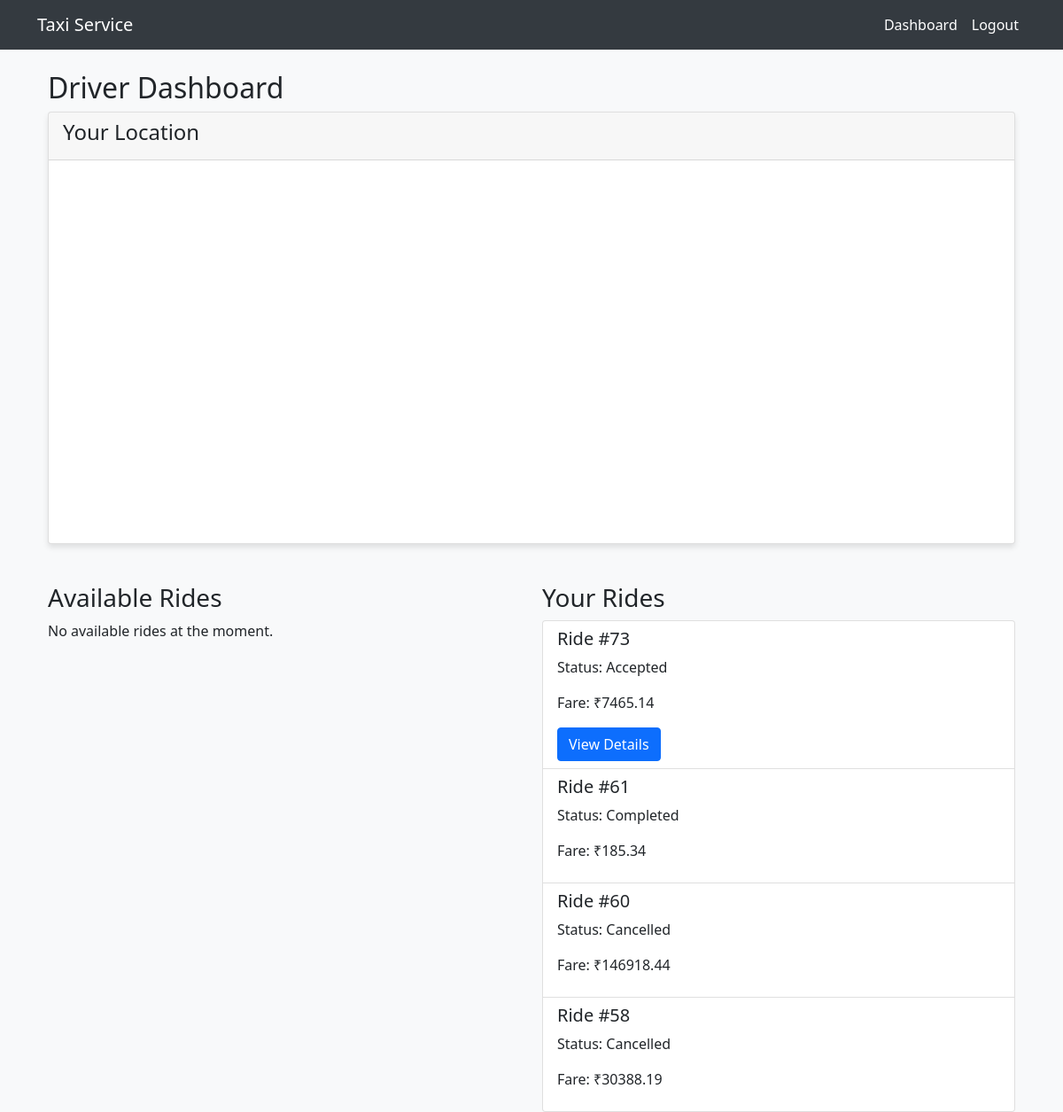
The page /driver/dashboard/ (signed in) on the database its author committed.
### rides/models.py (models this page shows, shortened)
class Ride(models.Model):
    customer = models.ForeignKey(User, on_delete=models.CASCADE)
    driver = models.ForeignKey(Driver, on_delete=models.SET_NULL, null=True, blank=True)
    pickup_latitude = models.FloatField()
    pickup_longitude = models.FloatField()
    drop_latitude = models.FloatField()
    drop_longitude = models.FloatField()
    car_type = models.CharField(max_length=50, default="Sedan")
    status = models.CharField(max_length=20, choices=[
        ('Pending', 'Pending'),
        ('Accepted', 'Accepted'),
        ('Completed', 'Completed'),
        ('Cancelled', 'Cancelled')
    ], default='Pending')
    fare = models.DecimalField(max_digits=10, decimal_places=2, default=0)
    cancellation_fee = models.DecimalField(max_digits=10, decimal_places=2, default=0)
    estimated_time = models.CharField(max_length=50, null=True, blank=True)
    cancellation_reason = models.CharField(max_length=50, choices=REASONS, null=True, blank=True)

### rides/views.py (the view)
# urls.py: path('driver/dashboard/', driver_dashboard, name='driver_dashboard'),
@login_required
def driver_dashboard(request):
    try:
        driver = DriverService.get_driver_by_user(request.user)
        available_rides = RideService.get_available_rides(driver)
        driver_rides = RideService.get_driver_rides(driver)
        for ride in available_rides:
            ride.distance_to_driver = DistanceCalculator.calculate_distance(
                driver.latitude, driver.longitude,
                ride.pickup_latitude, ride.pickup_longitude
            )
        return render(request, 'rides/driver_dashboard.html', {
            'driver': driver,
            'available_rides': available_rides,
            'driver_rides': driver_rides,
            'MAPBOX_ACCESS_TOKEN': settings.MAPBOX_ACCESS_TOKEN
        })
    except Exception as e:
        messages.error(request, str(e))
        return redirect('login')

### rides/services.py (called while the page is built)
    @staticmethod
    def get_driver_by_user(user):
        try:
            return Driver.objects.get(user=user)
        except Driver.DoesNotExist:
            raise ValidationError("User is not a driver")

    @staticmethod
    def get_available_rides(driver):
        available_rides = Ride.objects.filter(
            status='Pending'
        ).exclude(
            id__in=DeclinedRide.objects.filter(driver=driver).values_list('ride_id', flat=True)
        )
        nearby_rides = []
        for ride in available_rides:
            distance = DistanceCalculator.calculate_distance(
                driver.latitude, driver.longitude,
                ride.pickup_latitude, ride.pickup_longitude
            )
            if distance <= 5:
                ride.distance_to_driver = round(distance, 2)
                nearby_rides.append(ride)
        return nearby_rides

    @staticmethod
    def get_driver_rides(driver):
        return Ride.objects.filter(driver=driver).order_by('-id')

### rides/utils.py (called while the page is built)
    @staticmethod
    def calculate_distance(lat1, lon1, lat2, lon2):
        return geodesic((lat1, lon1), (lat2, lon2)).km

### rides/templates/rides/driver_dashboard.html (shortened to what this page needs)
{% extends 'base.html' %}
{% load static %}
{% block extra_head %}
<link href='https://api.mapbox.com/mapbox-gl-js/v2.15.0/mapbox-gl.css' rel='stylesheet' />
{% endblock %}
{% block content %}
<div class="container mt-4">
    <h2>Driver Dashboard</h2>
    <div class="row mb-4">
        <div class="col-12">
            <div class="card">
                <div class="card-header">
                    <h4>Your Location</h4>
                </div>
                <div class="card-body">
                    <div id="map"></div>
                </div>
            </div>
        </div>
    </div>
    <div class="row">
        <div class="col-md-6">
            <h3>Available Rides</h3>
            {% if available_rides %}
                <div class="list-group">
                    {% for ride in available_rides %}
                        <div class="list-group-item">
                            <h5>Ride #{{ ride.id }}</h5>
                            <p>Distance: {{ ride.distance_to_driver }} km</p>
                            <p>Fare: ₹{{ ride.fare }}</p>
                            <div class="btn-group">
                                <form method="post" action="{% url 'accept_ride' ride.id %}" class="d-inline">
                                    {% csrf_token %}
                                    <input type="hidden" name="ride_id" value="{{ ride.id }}">
                                    <button type="submit" class="btn btn-success">Accept</button>
                                </form>
                                <form method="post" action="{% url 'decline_ride' ride.id %}" class="d-inline">
                                    {% csrf_token %}
                                    <input type="hidden" name="ride_id" value="{{ ride.id }}">
                                    <button type="submit" class="btn btn-danger">Decline</button>
                                </form>
                            </div>
                        </div>
                    {% endfor %}
                </div>
            {% else %}
                <p>No available rides at the moment.</p>
            {% endif %}
        </div>
        <div class="col-md-6">
            <h3>Your Rides</h3>
            {% if driver_rides %}
                <div class="list-group">
                    {% for ride in driver_rides %}
                        <div class="list-group-item">
                            <h5>Ride #{{ ride.id }}</h5>
                            <p>Status: {{ ride.status }}</p>
                            <p>Fare: ₹{{ ride.fare }}</p>
                            {% if ride.status == 'Accepted' %}
                                <a href="{% url 'ride_details' ride.id %}" class="btn btn-primary">View Details</a>
                            {% endif %}
                        </div>
                    {% endfor %}
                </div>
            {% else %}
                <p>No rides assigned yet.</p>
            {% endif %}
        </div>
    </div>
</div>
{% endblock %}

### rides/templates/rides/driver_dashboard.html (style rules this page uses)
#map { width: 100%; height: 400px; border-radius: 4px; }

### rides/templates/base.html (style rules this page uses)
body { background-color: #f8f9fa; }
.card { box-shadow: 0 4px 6px rgba(0, 0, 0, 0.1); margin-bottom: 20px; }

### rows shown on the page
Ride: id "73", status "Accepted", fare "7465.14", shows "View Details"
Ride: id "61", status "Completed", fare "185.34"
Ride: id "60", status "Cancelled", fare "146918.44"
Ride: id "58", status "Cancelled", fare "30388.19"
